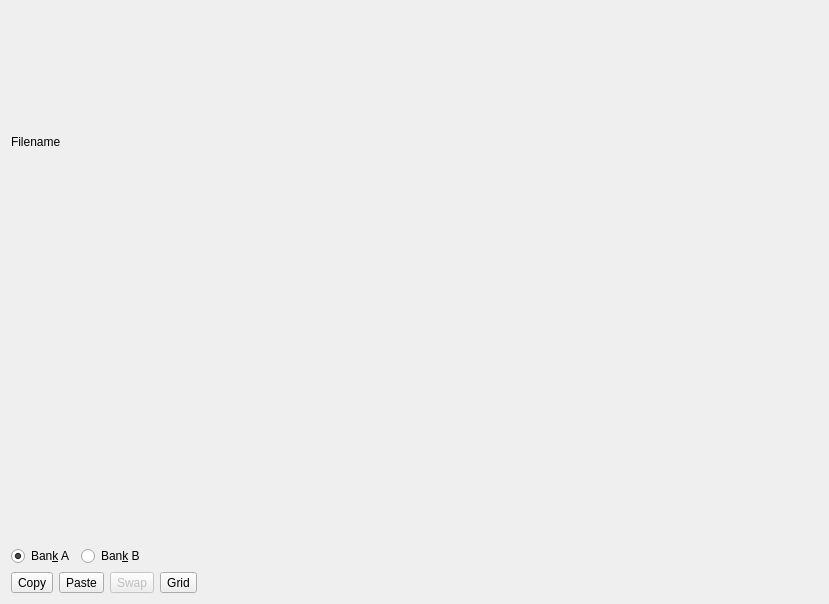
<?xml version="1.0" encoding="UTF-8"?>
<ui version="4.0">
 <class>Tileset</class>
 <widget class="QWidget" name="Tileset">
  <property name="geometry">
   <rect>
    <x>0</x>
    <y>0</y>
    <width>829</width>
    <height>604</height>
   </rect>
  </property>
  <property name="windowTitle">
   <string>Form</string>
  </property>
  <layout class="QGridLayout" name="gridLayout_2">
   <item row="2" column="0">
    <widget class="QRadioButton" name="bankAButton">
     <property name="text">
      <string>Ban&amp;k A</string>
     </property>
     <property name="checked">
      <bool>true</bool>
     </property>
    </widget>
   </item>
   <item row="1" column="5">
    <spacer name="horizontalSpacer">
     <property name="orientation">
      <enum>Qt::Horizontal</enum>
     </property>
     <property name="sizeHint" stdset="0">
      <size>
       <width>40</width>
       <height>20</height>
      </size>
     </property>
    </spacer>
   </item>
   <item row="0" column="0" colspan="6">
    <widget class="QLabel" name="filenameLabel">
     <property name="text">
      <string>Filename</string>
     </property>
    </widget>
   </item>
   <item row="2" column="1">
    <widget class="QRadioButton" name="bankBButton">
     <property name="text">
      <string>Ban&amp;k B</string>
     </property>
    </widget>
   </item>
   <item row="1" column="0" colspan="5">
    <layout class="QGridLayout" name="tileGridLayout">
     <property name="spacing">
      <number>0</number>
     </property>
     <item row="10" column="11">
      <widget class="Tile" name="tile_155" native="true"/>
     </item>
     <item row="10" column="10">
      <widget class="Tile" name="tile_154" native="true"/>
     </item>
     <item row="10" column="13">
      <widget class="Tile" name="tile_157" native="true"/>
     </item>
     <item row="10" column="14">
      <widget class="Tile" name="tile_158" native="true"/>
     </item>
     <item row="10" column="9">
      <widget class="Tile" name="tile_153" native="true"/>
     </item>
     <item row="10" column="12">
      <widget class="Tile" name="tile_156" native="true"/>
     </item>
     <item row="10" column="15">
      <widget class="Tile" name="tile_159" native="true"/>
     </item>
     <item row="11" column="0">
      <widget class="Tile" name="tile_160" native="true"/>
     </item>
     <item row="11" column="1">
      <widget class="Tile" name="tile_161" native="true"/>
     </item>
     <item row="11" column="2">
      <widget class="Tile" name="tile_162" native="true"/>
     </item>
     <item row="11" column="3">
      <widget class="Tile" name="tile_163" native="true"/>
     </item>
     <item row="11" column="6">
      <widget class="Tile" name="tile_166" native="true"/>
     </item>
     <item row="11" column="5">
      <widget class="Tile" name="tile_165" native="true"/>
     </item>
     <item row="11" column="8">
      <widget class="Tile" name="tile_168" native="true"/>
     </item>
     <item row="11" column="7">
      <widget class="Tile" name="tile_167" native="true"/>
     </item>
     <item row="11" column="4">
      <widget class="Tile" name="tile_164" native="true"/>
     </item>
     <item row="11" column="13">
      <widget class="Tile" name="tile_173" native="true"/>
     </item>
     <item row="11" column="11">
      <widget class="Tile" name="tile_171" native="true"/>
     </item>
     <item row="11" column="14">
      <widget class="Tile" name="tile_174" native="true"/>
     </item>
     <item row="11" column="10">
      <widget class="Tile" name="tile_170" native="true"/>
     </item>
     <item row="11" column="9">
      <widget class="Tile" name="tile_169" native="true"/>
     </item>
     <item row="11" column="12">
      <widget class="Tile" name="tile_172" native="true"/>
     </item>
     <item row="12" column="0">
      <widget class="Tile" name="tile_176" native="true"/>
     </item>
     <item row="12" column="1">
      <widget class="Tile" name="tile_177" native="true"/>
     </item>
     <item row="12" column="2">
      <widget class="Tile" name="tile_178" native="true"/>
     </item>
     <item row="12" column="3">
      <widget class="Tile" name="tile_179" native="true"/>
     </item>
     <item row="11" column="15">
      <widget class="Tile" name="tile_175" native="true"/>
     </item>
     <item row="12" column="7">
      <widget class="Tile" name="tile_183" native="true"/>
     </item>
     <item row="12" column="5">
      <widget class="Tile" name="tile_181" native="true"/>
     </item>
     <item row="12" column="6">
      <widget class="Tile" name="tile_182" native="true"/>
     </item>
     <item row="12" column="4">
      <widget class="Tile" name="tile_180" native="true"/>
     </item>
     <item row="12" column="8">
      <widget class="Tile" name="tile_184" native="true"/>
     </item>
     <item row="12" column="14">
      <widget class="Tile" name="tile_190" native="true"/>
     </item>
     <item row="12" column="12">
      <widget class="Tile" name="tile_188" native="true"/>
     </item>
     <item row="12" column="10">
      <widget class="Tile" name="tile_186" native="true"/>
     </item>
     <item row="12" column="13">
      <widget class="Tile" name="tile_189" native="true"/>
     </item>
     <item row="12" column="9">
      <widget class="Tile" name="tile_185" native="true"/>
     </item>
     <item row="12" column="11">
      <widget class="Tile" name="tile_187" native="true"/>
     </item>
     <item row="12" column="15">
      <widget class="Tile" name="tile_191" native="true"/>
     </item>
     <item row="13" column="1">
      <widget class="Tile" name="tile_193" native="true"/>
     </item>
     <item row="13" column="2">
      <widget class="Tile" name="tile_194" native="true"/>
     </item>
     <item row="13" column="3">
      <widget class="Tile" name="tile_195" native="true"/>
     </item>
     <item row="13" column="0">
      <widget class="Tile" name="tile_192" native="true"/>
     </item>
     <item row="13" column="6">
      <widget class="Tile" name="tile_198" native="true"/>
     </item>
     <item row="13" column="7">
      <widget class="Tile" name="tile_199" native="true"/>
     </item>
     <item row="13" column="5">
      <widget class="Tile" name="tile_197" native="true"/>
     </item>
     <item row="13" column="8">
      <widget class="Tile" name="tile_200" native="true"/>
     </item>
     <item row="13" column="4">
      <widget class="Tile" name="tile_196" native="true"/>
     </item>
     <item row="13" column="14">
      <widget class="Tile" name="tile_206" native="true"/>
     </item>
     <item row="13" column="12">
      <widget class="Tile" name="tile_204" native="true"/>
     </item>
     <item row="13" column="13">
      <widget class="Tile" name="tile_205" native="true"/>
     </item>
     <item row="13" column="9">
      <widget class="Tile" name="tile_201" native="true"/>
     </item>
     <item row="13" column="10">
      <widget class="Tile" name="tile_202" native="true"/>
     </item>
     <item row="13" column="11">
      <widget class="Tile" name="tile_203" native="true"/>
     </item>
     <item row="14" column="0">
      <widget class="Tile" name="tile_208" native="true"/>
     </item>
     <item row="13" column="15">
      <widget class="Tile" name="tile_207" native="true"/>
     </item>
     <item row="14" column="1">
      <widget class="Tile" name="tile_209" native="true"/>
     </item>
     <item row="14" column="2">
      <widget class="Tile" name="tile_210" native="true"/>
     </item>
     <item row="14" column="6">
      <widget class="Tile" name="tile_214" native="true"/>
     </item>
     <item row="14" column="5">
      <widget class="Tile" name="tile_213" native="true"/>
     </item>
     <item row="14" column="7">
      <widget class="Tile" name="tile_215" native="true"/>
     </item>
     <item row="14" column="3">
      <widget class="Tile" name="tile_211" native="true"/>
     </item>
     <item row="14" column="8">
      <widget class="Tile" name="tile_216" native="true"/>
     </item>
     <item row="14" column="4">
      <widget class="Tile" name="tile_212" native="true"/>
     </item>
     <item row="14" column="9">
      <widget class="Tile" name="tile_217" native="true"/>
     </item>
     <item row="14" column="10">
      <widget class="Tile" name="tile_218" native="true"/>
     </item>
     <item row="14" column="11">
      <widget class="Tile" name="tile_219" native="true"/>
     </item>
     <item row="14" column="13">
      <widget class="Tile" name="tile_221" native="true"/>
     </item>
     <item row="14" column="12">
      <widget class="Tile" name="tile_220" native="true"/>
     </item>
     <item row="14" column="14">
      <widget class="Tile" name="tile_222" native="true"/>
     </item>
     <item row="14" column="15">
      <widget class="Tile" name="tile_223" native="true"/>
     </item>
     <item row="15" column="1">
      <widget class="Tile" name="tile_225" native="true"/>
     </item>
     <item row="15" column="3">
      <widget class="Tile" name="tile_227" native="true"/>
     </item>
     <item row="15" column="0">
      <widget class="Tile" name="tile_224" native="true"/>
     </item>
     <item row="15" column="2">
      <widget class="Tile" name="tile_226" native="true"/>
     </item>
     <item row="15" column="4">
      <widget class="Tile" name="tile_228" native="true"/>
     </item>
     <item row="15" column="6">
      <widget class="Tile" name="tile_230" native="true"/>
     </item>
     <item row="15" column="7">
      <widget class="Tile" name="tile_231" native="true"/>
     </item>
     <item row="15" column="9">
      <widget class="Tile" name="tile_233" native="true"/>
     </item>
     <item row="15" column="8">
      <widget class="Tile" name="tile_232" native="true"/>
     </item>
     <item row="15" column="5">
      <widget class="Tile" name="tile_229" native="true"/>
     </item>
     <item row="15" column="15">
      <widget class="Tile" name="tile_239" native="true"/>
     </item>
     <item row="15" column="11">
      <widget class="Tile" name="tile_235" native="true"/>
     </item>
     <item row="15" column="12">
      <widget class="Tile" name="tile_236" native="true"/>
     </item>
     <item row="15" column="14">
      <widget class="Tile" name="tile_238" native="true"/>
     </item>
     <item row="15" column="10">
      <widget class="Tile" name="tile_234" native="true"/>
     </item>
     <item row="15" column="13">
      <widget class="Tile" name="tile_237" native="true"/>
     </item>
     <item row="16" column="2">
      <widget class="Tile" name="tile_242" native="true"/>
     </item>
     <item row="16" column="4">
      <widget class="Tile" name="tile_244" native="true"/>
     </item>
     <item row="16" column="3">
      <widget class="Tile" name="tile_243" native="true"/>
     </item>
     <item row="16" column="1">
      <widget class="Tile" name="tile_241" native="true"/>
     </item>
     <item row="16" column="0">
      <widget class="Tile" name="tile_240" native="true"/>
     </item>
     <item row="16" column="5">
      <widget class="Tile" name="tile_245" native="true"/>
     </item>
     <item row="16" column="6">
      <widget class="Tile" name="tile_246" native="true"/>
     </item>
     <item row="16" column="8">
      <widget class="Tile" name="tile_248" native="true"/>
     </item>
     <item row="16" column="9">
      <widget class="Tile" name="tile_249" native="true"/>
     </item>
     <item row="16" column="7">
      <widget class="Tile" name="tile_247" native="true"/>
     </item>
     <item row="16" column="13">
      <widget class="Tile" name="tile_253" native="true"/>
     </item>
     <item row="16" column="15">
      <widget class="Tile" name="tile_255" native="true"/>
     </item>
     <item row="16" column="11">
      <widget class="Tile" name="tile_251" native="true"/>
     </item>
     <item row="16" column="10">
      <widget class="Tile" name="tile_250" native="true"/>
     </item>
     <item row="16" column="12">
      <widget class="Tile" name="tile_252" native="true"/>
     </item>
     <item row="16" column="14">
      <widget class="Tile" name="tile_254" native="true"/>
     </item>
     <item row="9" column="6">
      <widget class="Tile" name="tile_134" native="true"/>
     </item>
     <item row="9" column="4">
      <widget class="Tile" name="tile_132" native="true"/>
     </item>
     <item row="9" column="5">
      <widget class="Tile" name="tile_133" native="true"/>
     </item>
     <item row="9" column="7">
      <widget class="Tile" name="tile_135" native="true"/>
     </item>
     <item row="9" column="8">
      <widget class="Tile" name="tile_136" native="true"/>
     </item>
     <item row="9" column="11">
      <widget class="Tile" name="tile_139" native="true"/>
     </item>
     <item row="9" column="13">
      <widget class="Tile" name="tile_141" native="true"/>
     </item>
     <item row="9" column="9">
      <widget class="Tile" name="tile_137" native="true"/>
     </item>
     <item row="9" column="10">
      <widget class="Tile" name="tile_138" native="true"/>
     </item>
     <item row="9" column="12">
      <widget class="Tile" name="tile_140" native="true"/>
     </item>
     <item row="9" column="14">
      <widget class="Tile" name="tile_142" native="true"/>
     </item>
     <item row="9" column="15">
      <widget class="Tile" name="tile_143" native="true"/>
     </item>
     <item row="10" column="1">
      <widget class="Tile" name="tile_145" native="true"/>
     </item>
     <item row="10" column="0">
      <widget class="Tile" name="tile_144" native="true"/>
     </item>
     <item row="10" column="2">
      <widget class="Tile" name="tile_146" native="true"/>
     </item>
     <item row="10" column="3">
      <widget class="Tile" name="tile_147" native="true"/>
     </item>
     <item row="10" column="5">
      <widget class="Tile" name="tile_149" native="true"/>
     </item>
     <item row="10" column="4">
      <widget class="Tile" name="tile_148" native="true"/>
     </item>
     <item row="10" column="8">
      <widget class="Tile" name="tile_152" native="true"/>
     </item>
     <item row="10" column="7">
      <widget class="Tile" name="tile_151" native="true"/>
     </item>
     <item row="10" column="6">
      <widget class="Tile" name="tile_150" native="true"/>
     </item>
     <item row="9" column="3">
      <widget class="Tile" name="tile_131" native="true"/>
     </item>
     <item row="7" column="11">
      <widget class="Tile" name="tile_123" native="true"/>
     </item>
     <item row="7" column="12">
      <widget class="Tile" name="tile_124" native="true"/>
     </item>
     <item row="7" column="14">
      <widget class="Tile" name="tile_126" native="true"/>
     </item>
     <item row="7" column="13">
      <widget class="Tile" name="tile_125" native="true"/>
     </item>
     <item row="7" column="15">
      <widget class="Tile" name="tile_127" native="true"/>
     </item>
     <item row="9" column="0">
      <widget class="Tile" name="tile_128" native="true"/>
     </item>
     <item row="9" column="1">
      <widget class="Tile" name="tile_129" native="true"/>
     </item>
     <item row="9" column="2">
      <widget class="Tile" name="tile_130" native="true"/>
     </item>
     <item row="0" column="8">
      <widget class="Tile" name="tile_8" native="true"/>
     </item>
     <item row="0" column="0">
      <widget class="Tile" name="tile_0" native="true"/>
     </item>
     <item row="0" column="1">
      <widget class="Tile" name="tile_1" native="true"/>
     </item>
     <item row="0" column="2">
      <widget class="Tile" name="tile_2" native="true"/>
     </item>
     <item row="0" column="5">
      <widget class="Tile" name="tile_5" native="true"/>
     </item>
     <item row="0" column="6">
      <widget class="Tile" name="tile_6" native="true"/>
     </item>
     <item row="0" column="4">
      <widget class="Tile" name="tile_4" native="true"/>
     </item>
     <item row="0" column="3">
      <widget class="Tile" name="tile_3" native="true"/>
     </item>
     <item row="0" column="7">
      <widget class="Tile" name="tile_7" native="true"/>
     </item>
     <item row="0" column="11">
      <widget class="Tile" name="tile_11" native="true"/>
     </item>
     <item row="0" column="12">
      <widget class="Tile" name="tile_12" native="true"/>
     </item>
     <item row="0" column="9">
      <widget class="Tile" name="tile_9" native="true"/>
     </item>
     <item row="0" column="10">
      <widget class="Tile" name="tile_10" native="true"/>
     </item>
     <item row="0" column="14">
      <widget class="Tile" name="tile_14" native="true"/>
     </item>
     <item row="1" column="1">
      <widget class="Tile" name="tile_17" native="true"/>
     </item>
     <item row="0" column="15">
      <widget class="Tile" name="tile_15" native="true"/>
     </item>
     <item row="1" column="0">
      <widget class="Tile" name="tile_16" native="true"/>
     </item>
     <item row="1" column="2">
      <widget class="Tile" name="tile_18" native="true"/>
     </item>
     <item row="0" column="13">
      <widget class="Tile" name="tile_13" native="true"/>
     </item>
     <item row="1" column="4">
      <widget class="Tile" name="tile_20" native="true"/>
     </item>
     <item row="1" column="3">
      <widget class="Tile" name="tile_19" native="true"/>
     </item>
     <item row="1" column="7">
      <widget class="Tile" name="tile_23" native="true"/>
     </item>
     <item row="1" column="6">
      <widget class="Tile" name="tile_22" native="true"/>
     </item>
     <item row="1" column="5">
      <widget class="Tile" name="tile_21" native="true"/>
     </item>
     <item row="1" column="9">
      <widget class="Tile" name="tile_25" native="true"/>
     </item>
     <item row="1" column="12">
      <widget class="Tile" name="tile_28" native="true"/>
     </item>
     <item row="1" column="10">
      <widget class="Tile" name="tile_26" native="true"/>
     </item>
     <item row="1" column="11">
      <widget class="Tile" name="tile_27" native="true"/>
     </item>
     <item row="1" column="8">
      <widget class="Tile" name="tile_24" native="true"/>
     </item>
     <item row="2" column="2">
      <widget class="Tile" name="tile_34" native="true"/>
     </item>
     <item row="2" column="1">
      <widget class="Tile" name="tile_33" native="true"/>
     </item>
     <item row="1" column="15">
      <widget class="Tile" name="tile_31" native="true"/>
     </item>
     <item row="2" column="0">
      <widget class="Tile" name="tile_32" native="true"/>
     </item>
     <item row="1" column="13">
      <widget class="Tile" name="tile_29" native="true"/>
     </item>
     <item row="1" column="14">
      <widget class="Tile" name="tile_30" native="true"/>
     </item>
     <item row="2" column="3">
      <widget class="Tile" name="tile_35" native="true"/>
     </item>
     <item row="2" column="6">
      <widget class="Tile" name="tile_38" native="true"/>
     </item>
     <item row="2" column="7">
      <widget class="Tile" name="tile_39" native="true"/>
     </item>
     <item row="2" column="4">
      <widget class="Tile" name="tile_36" native="true"/>
     </item>
     <item row="2" column="5">
      <widget class="Tile" name="tile_37" native="true"/>
     </item>
     <item row="2" column="8">
      <widget class="Tile" name="tile_40" native="true"/>
     </item>
     <item row="2" column="9">
      <widget class="Tile" name="tile_41" native="true"/>
     </item>
     <item row="2" column="10">
      <widget class="Tile" name="tile_42" native="true"/>
     </item>
     <item row="2" column="11">
      <widget class="Tile" name="tile_43" native="true"/>
     </item>
     <item row="2" column="12">
      <widget class="Tile" name="tile_44" native="true"/>
     </item>
     <item row="3" column="1">
      <widget class="Tile" name="tile_49" native="true"/>
     </item>
     <item row="3" column="2">
      <widget class="Tile" name="tile_50" native="true"/>
     </item>
     <item row="2" column="14">
      <widget class="Tile" name="tile_46" native="true"/>
     </item>
     <item row="3" column="0">
      <widget class="Tile" name="tile_48" native="true"/>
     </item>
     <item row="2" column="15">
      <widget class="Tile" name="tile_47" native="true"/>
     </item>
     <item row="2" column="13">
      <widget class="Tile" name="tile_45" native="true"/>
     </item>
     <item row="3" column="6">
      <widget class="Tile" name="tile_54" native="true"/>
     </item>
     <item row="3" column="3">
      <widget class="Tile" name="tile_51" native="true"/>
     </item>
     <item row="3" column="5">
      <widget class="Tile" name="tile_53" native="true"/>
     </item>
     <item row="3" column="4">
      <widget class="Tile" name="tile_52" native="true"/>
     </item>
     <item row="3" column="7">
      <widget class="Tile" name="tile_55" native="true"/>
     </item>
     <item row="3" column="12">
      <widget class="Tile" name="tile_60" native="true"/>
     </item>
     <item row="3" column="9">
      <widget class="Tile" name="tile_57" native="true"/>
     </item>
     <item row="3" column="8">
      <widget class="Tile" name="tile_56" native="true"/>
     </item>
     <item row="3" column="10">
      <widget class="Tile" name="tile_58" native="true"/>
     </item>
     <item row="3" column="11">
      <widget class="Tile" name="tile_59" native="true"/>
     </item>
     <item row="4" column="0">
      <widget class="Tile" name="tile_64" native="true"/>
     </item>
     <item row="3" column="14">
      <widget class="Tile" name="tile_62" native="true"/>
     </item>
     <item row="3" column="13">
      <widget class="Tile" name="tile_61" native="true"/>
     </item>
     <item row="3" column="15">
      <widget class="Tile" name="tile_63" native="true"/>
     </item>
     <item row="4" column="1">
      <widget class="Tile" name="tile_65" native="true"/>
     </item>
     <item row="4" column="3">
      <widget class="Tile" name="tile_67" native="true"/>
     </item>
     <item row="4" column="4">
      <widget class="Tile" name="tile_68" native="true"/>
     </item>
     <item row="4" column="2">
      <widget class="Tile" name="tile_66" native="true"/>
     </item>
     <item row="4" column="5">
      <widget class="Tile" name="tile_69" native="true"/>
     </item>
     <item row="4" column="6">
      <widget class="Tile" name="tile_70" native="true"/>
     </item>
     <item row="4" column="7">
      <widget class="Tile" name="tile_71" native="true"/>
     </item>
     <item row="4" column="9">
      <widget class="Tile" name="tile_73" native="true"/>
     </item>
     <item row="4" column="8">
      <widget class="Tile" name="tile_72" native="true"/>
     </item>
     <item row="4" column="10">
      <widget class="Tile" name="tile_74" native="true"/>
     </item>
     <item row="4" column="15">
      <widget class="Tile" name="tile_79" native="true"/>
     </item>
     <item row="4" column="12">
      <widget class="Tile" name="tile_76" native="true"/>
     </item>
     <item row="4" column="11">
      <widget class="Tile" name="tile_75" native="true"/>
     </item>
     <item row="4" column="13">
      <widget class="Tile" name="tile_77" native="true"/>
     </item>
     <item row="4" column="14">
      <widget class="Tile" name="tile_78" native="true"/>
     </item>
     <item row="5" column="2">
      <widget class="Tile" name="tile_82" native="true"/>
     </item>
     <item row="5" column="4">
      <widget class="Tile" name="tile_84" native="true"/>
     </item>
     <item row="5" column="3">
      <widget class="Tile" name="tile_83" native="true"/>
     </item>
     <item row="5" column="0">
      <widget class="Tile" name="tile_80" native="true"/>
     </item>
     <item row="5" column="1">
      <widget class="Tile" name="tile_81" native="true"/>
     </item>
     <item row="5" column="5">
      <widget class="Tile" name="tile_85" native="true"/>
     </item>
     <item row="5" column="8">
      <widget class="Tile" name="tile_88" native="true"/>
     </item>
     <item row="5" column="9">
      <widget class="Tile" name="tile_89" native="true"/>
     </item>
     <item row="5" column="6">
      <widget class="Tile" name="tile_86" native="true"/>
     </item>
     <item row="5" column="7">
      <widget class="Tile" name="tile_87" native="true"/>
     </item>
     <item row="5" column="13">
      <widget class="Tile" name="tile_93" native="true"/>
     </item>
     <item row="5" column="12">
      <widget class="Tile" name="tile_92" native="true"/>
     </item>
     <item row="5" column="10">
      <widget class="Tile" name="tile_90" native="true"/>
     </item>
     <item row="5" column="14">
      <widget class="Tile" name="tile_94" native="true"/>
     </item>
     <item row="5" column="11">
      <widget class="Tile" name="tile_91" native="true"/>
     </item>
     <item row="6" column="1">
      <widget class="Tile" name="tile_97" native="true"/>
     </item>
     <item row="6" column="0">
      <widget class="Tile" name="tile_96" native="true"/>
     </item>
     <item row="6" column="2">
      <widget class="Tile" name="tile_98" native="true"/>
     </item>
     <item row="5" column="15">
      <widget class="Tile" name="tile_95" native="true"/>
     </item>
     <item row="6" column="3">
      <widget class="Tile" name="tile_99" native="true"/>
     </item>
     <item row="6" column="4">
      <widget class="Tile" name="tile_100" native="true"/>
     </item>
     <item row="6" column="6">
      <widget class="Tile" name="tile_102" native="true"/>
     </item>
     <item row="6" column="7">
      <widget class="Tile" name="tile_103" native="true"/>
     </item>
     <item row="6" column="5">
      <widget class="Tile" name="tile_101" native="true"/>
     </item>
     <item row="6" column="8">
      <widget class="Tile" name="tile_104" native="true"/>
     </item>
     <item row="6" column="14">
      <widget class="Tile" name="tile_110" native="true"/>
     </item>
     <item row="6" column="13">
      <widget class="Tile" name="tile_109" native="true"/>
     </item>
     <item row="6" column="9">
      <widget class="Tile" name="tile_105" native="true"/>
     </item>
     <item row="6" column="10">
      <widget class="Tile" name="tile_106" native="true"/>
     </item>
     <item row="6" column="11">
      <widget class="Tile" name="tile_107" native="true"/>
     </item>
     <item row="6" column="12">
      <widget class="Tile" name="tile_108" native="true"/>
     </item>
     <item row="7" column="0">
      <widget class="Tile" name="tile_112" native="true"/>
     </item>
     <item row="7" column="1">
      <widget class="Tile" name="tile_113" native="true"/>
     </item>
     <item row="7" column="3">
      <widget class="Tile" name="tile_115" native="true"/>
     </item>
     <item row="7" column="2">
      <widget class="Tile" name="tile_114" native="true"/>
     </item>
     <item row="6" column="15">
      <widget class="Tile" name="tile_111" native="true"/>
     </item>
     <item row="7" column="4">
      <widget class="Tile" name="tile_116" native="true"/>
     </item>
     <item row="7" column="5">
      <widget class="Tile" name="tile_117" native="true"/>
     </item>
     <item row="7" column="9">
      <widget class="Tile" name="tile_121" native="true"/>
     </item>
     <item row="7" column="6">
      <widget class="Tile" name="tile_118" native="true"/>
     </item>
     <item row="7" column="8">
      <widget class="Tile" name="tile_120" native="true"/>
     </item>
     <item row="7" column="10">
      <widget class="Tile" name="tile_122" native="true"/>
     </item>
     <item row="7" column="7">
      <widget class="Tile" name="tile_119" native="true"/>
     </item>
     <item row="8" column="0" colspan="16">
      <widget class="QWidget" name="widget" native="true">
       <property name="minimumSize">
        <size>
         <width>0</width>
         <height>2</height>
        </size>
       </property>
       <property name="maximumSize">
        <size>
         <width>16777215</width>
         <height>2</height>
        </size>
       </property>
      </widget>
     </item>
    </layout>
   </item>
   <item row="3" column="0" colspan="5">
    <layout class="QHBoxLayout" name="horizontalLayout">
     <item>
      <widget class="QToolButton" name="copyButton">
       <property name="text">
        <string>Copy</string>
       </property>
      </widget>
     </item>
     <item>
      <widget class="QToolButton" name="pasteButton">
       <property name="text">
        <string>Paste</string>
       </property>
      </widget>
     </item>
     <item>
      <widget class="QToolButton" name="swapButton">
       <property name="enabled">
        <bool>false</bool>
       </property>
       <property name="text">
        <string>Swap</string>
       </property>
      </widget>
     </item>
     <item>
      <widget class="QToolButton" name="gridButton">
       <property name="text">
        <string>Grid</string>
       </property>
       <property name="checkable">
        <bool>true</bool>
       </property>
      </widget>
     </item>
    </layout>
   </item>
  </layout>
 </widget>
 <customwidgets>
  <customwidget>
   <class>Tile</class>
   <extends>QWidget</extends>
   <header>tile.h</header>
  </customwidget>
 </customwidgets>
 <resources/>
 <connections/>
</ui>
